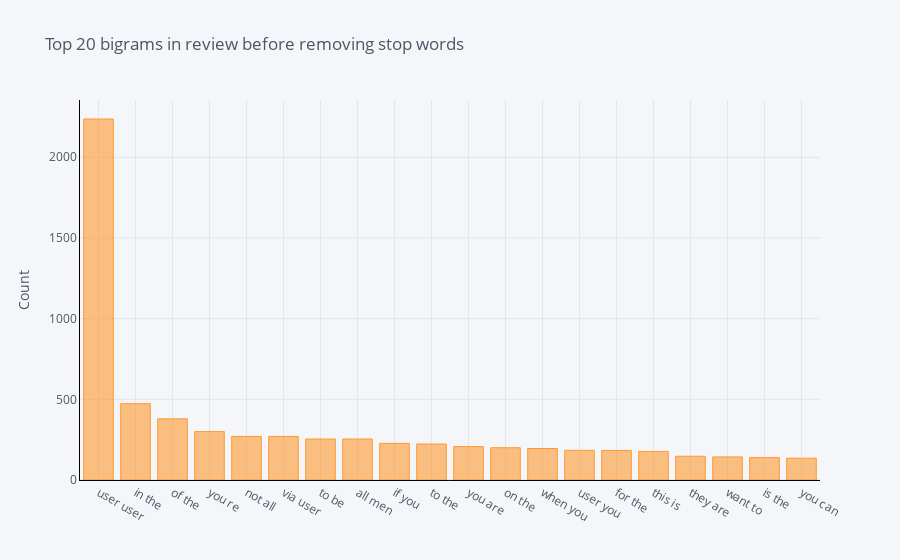

The code cell stored with this chart in its notebook:
### Code cell
df3.groupby('ReviewText').sum()['count'].sort_values(ascending=False).iplot(
    kind='bar', yTitle='Count', linecolor='black', title='Top 20 bigrams in review before removing stop words')

### Figure 1 — Plotly figure (JSON) as saved in the notebook; plotly's stock layout.template omitted (floating-point values rounded to 4 significant figures)
{"data": [{"name": "count", "text": "", "y": [2237, 473, 379, 300, 270, 270, 254, 254, 227, 223, 207, 200, 195, 184, 183, 177, 147, 143, 139, 135], "marker": {"color": "rgba(255, 153, 51, 0.6)", "line": {"color": "rgba(255, 153, 51, 1.0)", "width": 1}}, "x": ["user user", "in the", "of the", "you re", "not all", "via user", "to be", "all men", "if you", "to the", "you are", "on the", "when you", "user you", "for the", "this is", "they are", "want to", "is the", "you can"], "type": "bar", "orientation": "v"}], "layout": {"title": {"text": "Top 20 bigrams in review before removing stop words", "font": {"color": "#4D5663"}}, "paper_bgcolor": "#F5F6F9", "plot_bgcolor": "#F5F6F9", "yaxis": {"tickfont": {"color": "#4D5663"}, "title": {"text": "Count", "font": {"color": "#4D5663"}}, "showgrid": true, "zerolinecolor": "#E1E5ED", "gridcolor": "#E1E5ED", "linecolor": "black"}, "xaxis": {"tickfont": {"color": "#4D5663"}, "title": {"text": "", "font": {"color": "#4D5663"}}, "showgrid": true, "zerolinecolor": "#E1E5ED", "gridcolor": "#E1E5ED", "linecolor": "black"}, "legend": {"bgcolor": "#F5F6F9", "font": {"color": "#4D5663"}}}}
